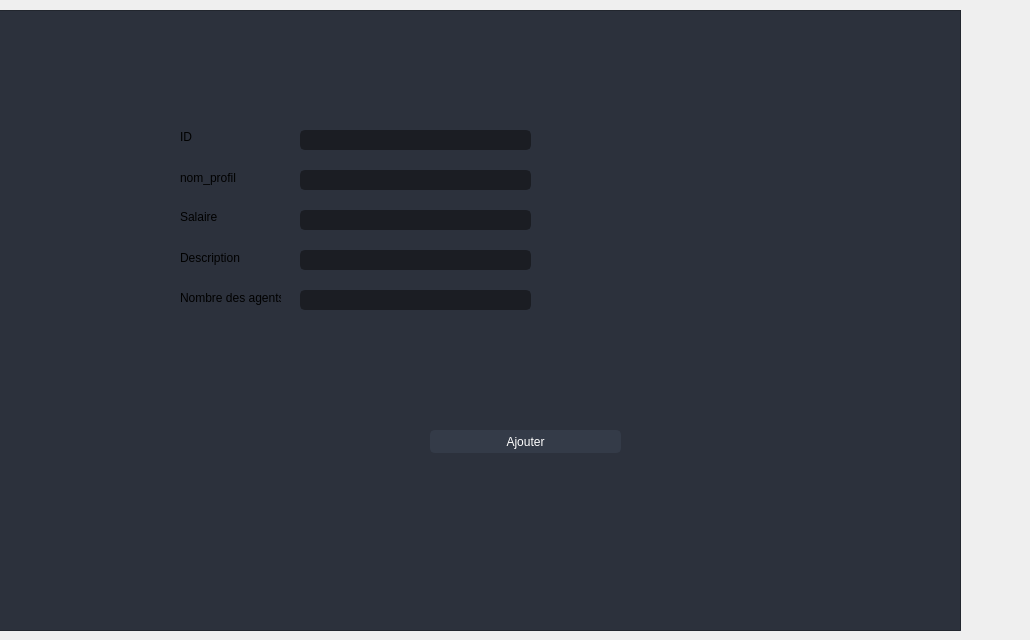
                    <widget class="QWidget" name="profil">
                     <attribute name="title">
                      <string>Ajouter profil</string>
                     </attribute>
                     <widget class="QFrame" name="frame_2">
                      <property name="geometry">
                       <rect>
                        <x>-60</x>
                        <y>10</y>
                        <width>1021</width>
                        <height>621</height>
                       </rect>
                      </property>
                      <property name="styleSheet">
                       <string notr="true">background-color: rgb(44, 49, 60);

</string>
                      </property>
                      <property name="frameShape">
                       <enum>QFrame::StyledPanel</enum>
                      </property>
                      <property name="frameShadow">
                       <enum>QFrame::Raised</enum>
                      </property>
                      <widget class="QLabel" name="label_9">
                       <property name="geometry">
                        <rect>
                         <x>240</x>
                         <y>120</y>
                         <width>47</width>
                         <height>14</height>
                        </rect>
                       </property>
                       <property name="text">
                        <string>ID</string>
                       </property>
                      </widget>
                      <widget class="QLabel" name="label_10">
                       <property name="geometry">
                        <rect>
                         <x>240</x>
                         <y>160</y>
                         <width>71</width>
                         <height>16</height>
                        </rect>
                       </property>
                       <property name="text">
                        <string>nom_profil</string>
                       </property>
                      </widget>
                      <widget class="QLabel" name="label_11">
                       <property name="geometry">
                        <rect>
                         <x>240</x>
                         <y>200</y>
                         <width>47</width>
                         <height>14</height>
                        </rect>
                       </property>
                       <property name="text">
                        <string>Salaire</string>
                       </property>
                      </widget>
                      <widget class="QLabel" name="label_12">
                       <property name="geometry">
                        <rect>
                         <x>240</x>
                         <y>240</y>
                         <width>81</width>
                         <height>16</height>
                        </rect>
                       </property>
                       <property name="text">
                        <string>Description</string>
                       </property>
                      </widget>
                      <widget class="QLabel" name="label_13">
                       <property name="geometry">
                        <rect>
                         <x>240</x>
                         <y>280</y>
                         <width>101</width>
                         <height>16</height>
                        </rect>
                       </property>
                       <property name="text">
                        <string>Nombre des agents</string>
                       </property>
                      </widget>
                      <widget class="QLineEdit" name="ID_0">
                       <property name="geometry">
                        <rect>
                         <x>360</x>
                         <y>120</y>
                         <width>231</width>
                         <height>20</height>
                        </rect>
                       </property>
                       <property name="styleSheet">
                        <string notr="true">QLineEdit {
	background-color: rgb(27, 29, 35);
	border-radius: 5px;
	border: 2px solid rgb(27, 29, 35);
	padding-left: 10px;
}
QLineEdit:hover {
	border: 2px solid rgb(64, 71, 88);
}
QLineEdit:focus {
	border: 2px solid rgb(91, 101, 124);
}</string>
                       </property>
                      </widget>
                      <widget class="QLineEdit" name="nom_profil_0">
                       <property name="geometry">
                        <rect>
                         <x>360</x>
                         <y>160</y>
                         <width>231</width>
                         <height>20</height>
                        </rect>
                       </property>
                       <property name="styleSheet">
                        <string notr="true">QLineEdit {
	background-color: rgb(27, 29, 35);
	border-radius: 5px;
	border: 2px solid rgb(27, 29, 35);
	padding-left: 10px;
}
QLineEdit:hover {
	border: 2px solid rgb(64, 71, 88);
}
QLineEdit:focus {
	border: 2px solid rgb(91, 101, 124);
}</string>
                       </property>
                      </widget>
                      <widget class="QLineEdit" name="salaire_0">
                       <property name="geometry">
                        <rect>
                         <x>360</x>
                         <y>200</y>
                         <width>231</width>
                         <height>20</height>
                        </rect>
                       </property>
                       <property name="styleSheet">
                        <string notr="true">QLineEdit {
	background-color: rgb(27, 29, 35);
	border-radius: 5px;
	border: 2px solid rgb(27, 29, 35);
	padding-left: 10px;
}
QLineEdit:hover {
	border: 2px solid rgb(64, 71, 88);
}
QLineEdit:focus {
	border: 2px solid rgb(91, 101, 124);
}</string>
                       </property>
                      </widget>
                      <widget class="QLineEdit" name="nb_0">
                       <property name="geometry">
                        <rect>
                         <x>360</x>
                         <y>280</y>
                         <width>231</width>
                         <height>20</height>
                        </rect>
                       </property>
                       <property name="styleSheet">
                        <string notr="true">QLineEdit {
	background-color: rgb(27, 29, 35);
	border-radius: 5px;
	border: 2px solid rgb(27, 29, 35);
	padding-left: 10px;
}
QLineEdit:hover {
	border: 2px solid rgb(64, 71, 88);
}
QLineEdit:focus {
	border: 2px solid rgb(91, 101, 124);
}</string>
                       </property>
                      </widget>
                      <widget class="QLineEdit" name="description_0">
                       <property name="geometry">
                        <rect>
                         <x>360</x>
                         <y>240</y>
                         <width>231</width>
                         <height>20</height>
                        </rect>
                       </property>
                       <property name="styleSheet">
                        <string notr="true">QLineEdit {
	background-color: rgb(27, 29, 35);
	border-radius: 5px;
	border: 2px solid rgb(27, 29, 35);
	padding-left: 10px;
}
QLineEdit:hover {
	border: 2px solid rgb(64, 71, 88);
}
QLineEdit:focus {
	border: 2px solid rgb(91, 101, 124);
}</string>
                       </property>
                      </widget>
                      <widget class="QPushButton" name="ajouter_profil">
                       <property name="geometry">
                        <rect>
                         <x>490</x>
                         <y>420</y>
                         <width>191</width>
                         <height>23</height>
                        </rect>
                       </property>
                       <property name="styleSheet">
                        <string notr="true">QPushButton {
	color: rgb(255, 255, 255);
	border: 2px solid rgb(52, 59, 72);
	font: 9pt &quot;Segoe UI&quot;;
	border-radius: 5px;	
	background-color: rgb(52, 59, 72);
}
QPushButton:hover {
	background-color: rgb(57, 65, 80);
	border: 2px solid rgb(61, 70, 86);
}
QPushButton:pressed {	
	background-color: rgb(35, 40, 49);
	border: 2px solid rgb(43, 50, 61);
}</string>
                       </property>
                       <property name="text">
                        <string>Ajouter</string>
                       </property>
                      </widget>
                      <widget class="QLabel" name="p1">
                       <property name="geometry">
                        <rect>
                         <x>600</x>
                         <y>120</y>
                         <width>21</width>
                         <height>21</height>
                        </rect>
                       </property>
                       <property name="text">
                        <string/>
                       </property>
                      </widget>
                      <widget class="QLabel" name="p2">
                       <property name="geometry">
                        <rect>
                         <x>600</x>
                         <y>160</y>
                         <width>21</width>
                         <height>21</height>
                        </rect>
                       </property>
                       <property name="text">
                        <string/>
                       </property>
                      </widget>
                      <widget class="QLabel" name="p3">
                       <property name="geometry">
                        <rect>
                         <x>600</x>
                         <y>200</y>
                         <width>21</width>
                         <height>21</height>
                        </rect>
                       </property>
                       <property name="text">
                        <string/>
                       </property>
                      </widget>
                      <widget class="QLabel" name="p4">
                       <property name="geometry">
                        <rect>
                         <x>600</x>
                         <y>240</y>
                         <width>21</width>
                         <height>21</height>
                        </rect>
                       </property>
                       <property name="text">
                        <string/>
                       </property>
                      </widget>
                      <widget class="QLabel" name="p5">
                       <property name="geometry">
                        <rect>
                         <x>600</x>
                         <y>280</y>
                         <width>21</width>
                         <height>21</height>
                        </rect>
                       </property>
                       <property name="text">
                        <string/>
                       </property>
                      </widget>
                     </widget>
                    </widget>
